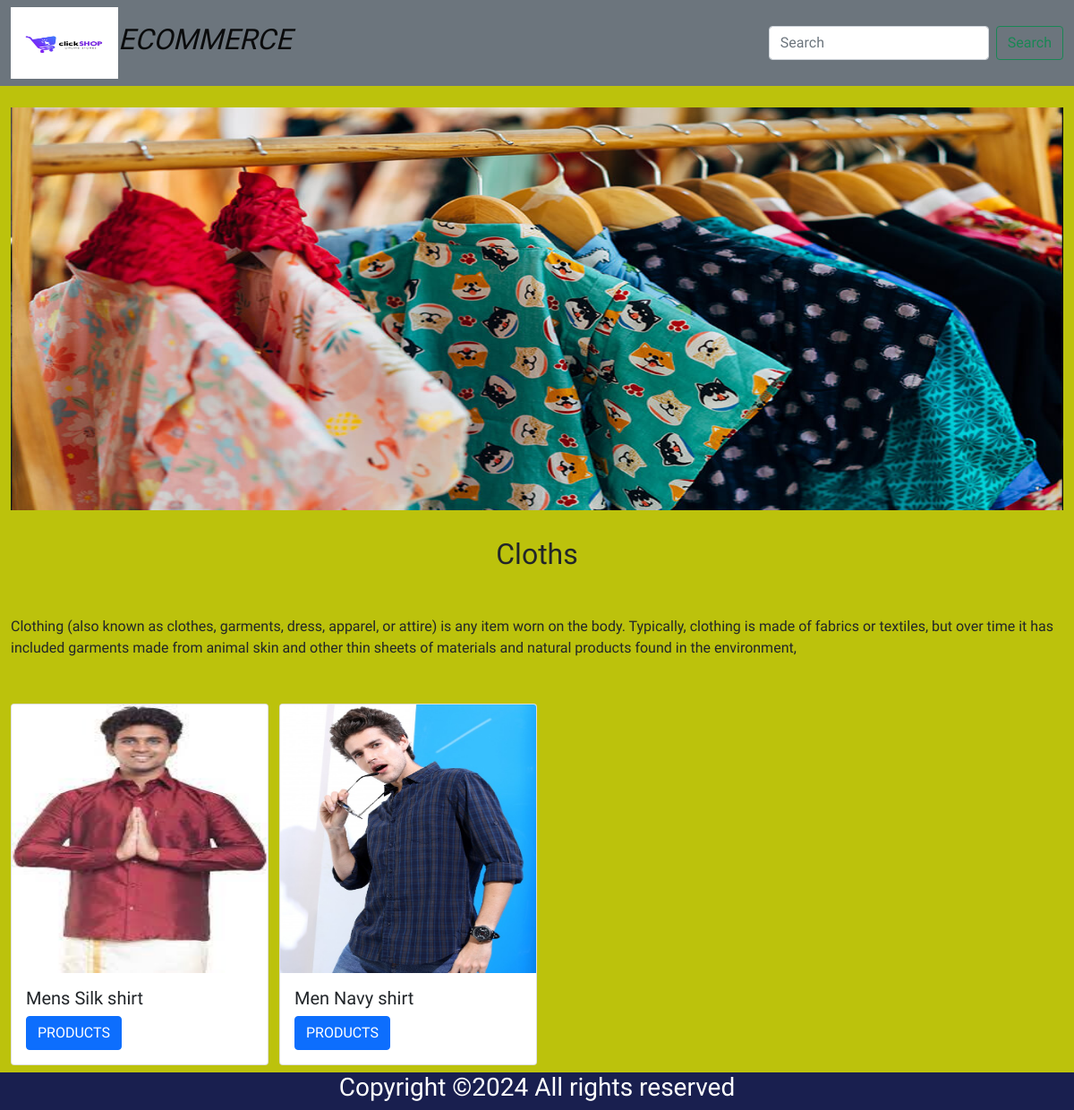
/products/1, run on the app's committed database.
### shop/models.py (models this page shows, shortened)
class Category(models.Model):
    name=models.CharField(max_length=20)
    desc=models.TextField()
    image=models.ImageField(upload_to='image',null=True,blank=True)

class Product(models.Model):
    name = models.CharField(max_length=20)
    desc = models.TextField()
    image = models.ImageField(upload_to='products', null=True, blank=True)
    price=models.DecimalField(max_digits=10,decimal_places=2)
    stock=models.IntegerField()
    available=models.BooleanField(default=True)
    created=models.DateTimeField(auto_now_add=True)
    update=models.DateTimeField(auto_now=True)
    category=models.ForeignKey(Category,on_delete=models.CASCADE)

### shop/views.py (the view)
# urls.py: path('products/<int:p>',views.allproducts,name='products'),
def allproducts(request,p):
    c=Category.objects.get(id=p)
    p=Product.objects.filter(category=c)
    return render(request,'product.html',{'c':c,'p':p})

### cart/context_processors.py (called while the page is built, shortened)
def total(request):
    count=0
    return {'count': count}

### shop/context_processors.py (called while the page is built)
def links(request):
    c=Category.objects.all()
    return{'links':c}

### templates/product.html
{% extends 'base.html' %}
{% load static %}
{% block content %}
<div class="container-fluid mt-4" style="margin-bottom:30px">
    <img src="{{ c.image.url }}" height="450px" width="100%">
</div>
<div class="container-fluid mt-1" style="margin-bottom:50px">
    <center><h2 style="margin-bottom:50px;">{{ c.name }}</h2></center>
    <p>{{ c.desc }}</p>
</div>
<div class="container-fluid" style="margin-bottom:50px">
    <div class="row">
        {% for i in p %}
        <div class="col-sm-3">
            <div class="card" style="width: 18rem;">
  <img src="{{ i.image.url }}" height="300px" class="card-img-top" alt="...">
  <div class="card-body">
      <h5 class="card-title">{{ i.name }}</h5>
    <a href="{% url 'shop:detail' i.id %}" class="btn btn-primary">PRODUCTS</a>
  </div>
</div>
        </div>
        {% endfor %}
    </div>
</div>
{% endblock %}

### static/css/style.css (style rules this page uses)
body { background-color:#bcc20c; font-family: "Bungee", sans-serif; font-weight: 400; font-style: normal; }

### templates/base.html (style rules this page uses)
body { background-color:#bcc20c; font-family: "Bungee", sans-serif; font-weight: 400; font-style: normal; }

### data on the page
Category: image (picture), name "Cloths", desc "Clothing (also known as clothes, garments, dress, apparel, or attire) is any item worn on the body. Typically, clothing is made of fabrics or textiles, but over time it has included garments made from animal skin and other thin sheets of materials and natural products found in the environment,"
Product: image (picture), name "Mens Silk shirt"
Product: image (picture), name "Men Navy shirt"
